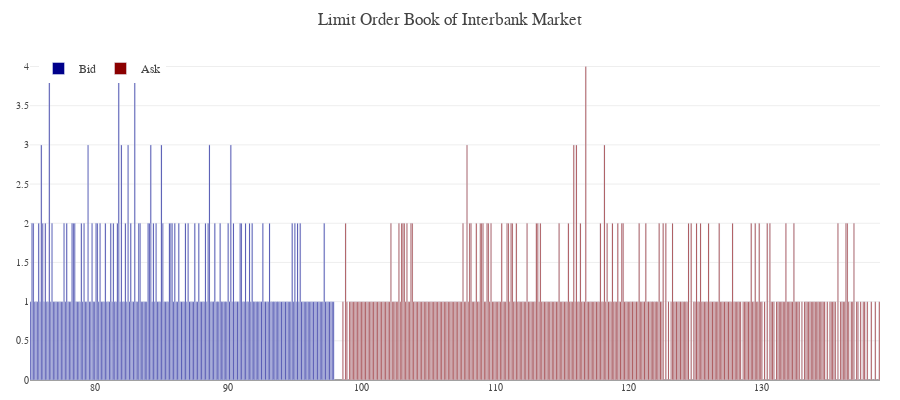

Notebook source saved alongside this figure:
### Markdown cell above
### Interbank Limit Order Book

### Code cell
model.bank_details.lob_plot(steps)

### Figure 1 — Plotly figure (JSON) as saved in the notebook; plotly's stock layout.template omitted (floating-point values rounded to 4 significant figures; data arrays with more than 128 entries replaced by an {"elided": "..."} marker saying what was removed)
{"data": [{"marker": {"color": "darkblue"}, "name": "Bid", "type": "bar", "x": {"elided": "228 float values"}, "xaxis": "x", "y": {"elided": "845 int values"}, "yaxis": "y"}, {"marker": {"color": "darkred"}, "name": "Ask", "type": "bar", "x": {"elided": "374 float values"}, "xaxis": "x", "y": {"elided": "927 int values"}, "yaxis": "y"}], "layout": {"height": 400, "hovermode": "closest", "legend": {"orientation": "h", "x": 0.01, "xanchor": "left", "y": 0.9, "yanchor": "bottom"}, "margin": {"b": 20, "l": 30, "r": 20, "t": 50}, "showlegend": true, "title": {"text": "Limit Order Book of Interbank Market"}, "width": 900, "xaxis": {"anchor": "y", "autorange": true, "domain": [0, 1], "range": [75.15, 138.9], "showgrid": false, "tickfont": {"size": 10}, "type": "linear"}, "yaxis": {"anchor": "x", "autorange": true, "domain": [0, 1], "range": [0, 4.211], "side": "left", "tickfont": {"size": 10}, "type": "linear"}}}
